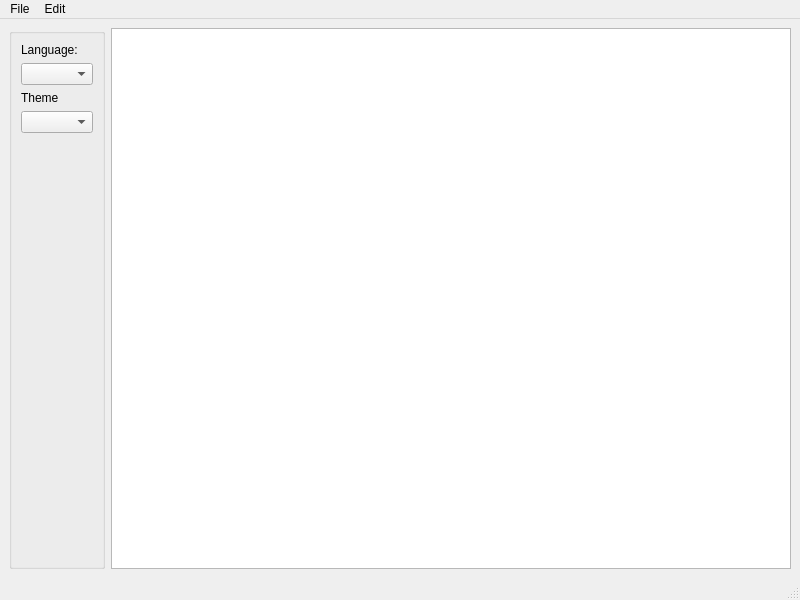
<?xml version="1.0" encoding="UTF-8"?>
<ui version="4.0">
 <class>MainWindow</class>
 <widget class="QMainWindow" name="MainWindow">
  <property name="geometry">
   <rect>
    <x>0</x>
    <y>0</y>
    <width>800</width>
    <height>600</height>
   </rect>
  </property>
  <property name="windowTitle">
   <string>MainWindow</string>
  </property>
  <widget class="QWidget" name="centralwidget">
   <layout class="QHBoxLayout" name="horizontalLayout">
    <item>
     <widget class="QGroupBox" name="groupBox">
      <property name="sizePolicy">
       <sizepolicy hsizetype="Maximum" vsizetype="Preferred">
        <horstretch>0</horstretch>
        <verstretch>0</verstretch>
       </sizepolicy>
      </property>
      <property name="minimumSize">
       <size>
        <width>0</width>
        <height>0</height>
       </size>
      </property>
      <property name="title">
       <string/>
      </property>
      <layout class="QFormLayout" name="formLayout">
       <item row="0" column="0">
        <widget class="QLabel" name="label">
         <property name="text">
          <string>Language:</string>
         </property>
        </widget>
       </item>
       <item row="1" column="0">
        <widget class="QComboBox" name="langComboBox">
         <property name="currentText">
          <string/>
         </property>
         <property name="currentIndex">
          <number>-1</number>
         </property>
        </widget>
       </item>
       <item row="2" column="0">
        <widget class="QLabel" name="label_2">
         <property name="text">
          <string>Theme</string>
         </property>
        </widget>
       </item>
       <item row="3" column="0">
        <widget class="QComboBox" name="themeComboBox"/>
       </item>
      </layout>
     </widget>
    </item>
    <item>
     <widget class="QPlainTextEdit" name="plainTextEdit"/>
    </item>
   </layout>
  </widget>
  <widget class="QStatusBar" name="statusBar"/>
  <widget class="QMenuBar" name="menubar">
   <property name="geometry">
    <rect>
     <x>0</x>
     <y>0</y>
     <width>800</width>
     <height>21</height>
    </rect>
   </property>
   <widget class="QMenu" name="menuFile">
    <property name="title">
     <string>File</string>
    </property>
    <widget class="QMenu" name="menuSave_as">
     <property name="title">
      <string>Save as...</string>
     </property>
     <addaction name="actionSaveAsTXT"/>
     <addaction name="actionSaveAsJSON"/>
    </widget>
    <addaction name="menuSave_as"/>
    <addaction name="actionOpenFile"/>
    <addaction name="actionExit"/>
   </widget>
   <widget class="QMenu" name="menuEdit">
    <property name="title">
     <string>Edit</string>
    </property>
    <addaction name="actionSearch"/>
    <addaction name="separator"/>
    <addaction name="actionUndo"/>
    <addaction name="actionRedo"/>
    <addaction name="separator"/>
    <addaction name="actionCopy"/>
    <addaction name="actionPaste"/>
    <addaction name="actionCut"/>
    <addaction name="actionClear"/>
   </widget>
   <addaction name="menuFile"/>
   <addaction name="menuEdit"/>
  </widget>
  <action name="actionOpenFile">
   <property name="text">
    <string>Open file</string>
   </property>
  </action>
  <action name="actionExit">
   <property name="text">
    <string>Exit</string>
   </property>
  </action>
  <action name="actionCopy">
   <property name="text">
    <string>Copy</string>
   </property>
  </action>
  <action name="actionPaste">
   <property name="text">
    <string>Paste</string>
   </property>
  </action>
  <action name="actionCut">
   <property name="text">
    <string>Cut</string>
   </property>
  </action>
  <action name="actionClear">
   <property name="text">
    <string>Clear</string>
   </property>
  </action>
  <action name="action">
   <property name="text">
    <string> </string>
   </property>
  </action>
  <action name="actionSaveAsTXT">
   <property name="text">
    <string>TXT</string>
   </property>
  </action>
  <action name="actionSaveAsJSON">
   <property name="text">
    <string>JSON</string>
   </property>
  </action>
  <action name="actionSaveAsLanguage">
   <property name="text">
    <string>Language</string>
   </property>
  </action>
  <action name="actionSearch">
   <property name="text">
    <string>Search</string>
   </property>
  </action>
  <action name="actionUndo">
   <property name="text">
    <string>Undo</string>
   </property>
  </action>
  <action name="actionRedo">
   <property name="text">
    <string>Redo</string>
   </property>
  </action>
 </widget>
 <resources/>
 <connections>
  <connection>
   <sender>actionCopy</sender>
   <signal>triggered()</signal>
   <receiver>plainTextEdit</receiver>
   <slot>copy()</slot>
   <hints>
    <hint type="sourcelabel">
     <x>-1</x>
     <y>-1</y>
    </hint>
    <hint type="destinationlabel">
     <x>450</x>
     <y>299</y>
    </hint>
   </hints>
  </connection>
  <connection>
   <sender>actionPaste</sender>
   <signal>triggered()</signal>
   <receiver>plainTextEdit</receiver>
   <slot>paste()</slot>
   <hints>
    <hint type="sourcelabel">
     <x>-1</x>
     <y>-1</y>
    </hint>
    <hint type="destinationlabel">
     <x>450</x>
     <y>299</y>
    </hint>
   </hints>
  </connection>
  <connection>
   <sender>actionCut</sender>
   <signal>triggered()</signal>
   <receiver>plainTextEdit</receiver>
   <slot>cut()</slot>
   <hints>
    <hint type="sourcelabel">
     <x>-1</x>
     <y>-1</y>
    </hint>
    <hint type="destinationlabel">
     <x>450</x>
     <y>299</y>
    </hint>
   </hints>
  </connection>
  <connection>
   <sender>actionClear</sender>
   <signal>triggered()</signal>
   <receiver>plainTextEdit</receiver>
   <slot>clear()</slot>
   <hints>
    <hint type="sourcelabel">
     <x>-1</x>
     <y>-1</y>
    </hint>
    <hint type="destinationlabel">
     <x>450</x>
     <y>299</y>
    </hint>
   </hints>
  </connection>
  <connection>
   <sender>actionUndo</sender>
   <signal>triggered()</signal>
   <receiver>plainTextEdit</receiver>
   <slot>undo()</slot>
   <hints>
    <hint type="sourcelabel">
     <x>-826</x>
     <y>35</y>
    </hint>
    <hint type="destinationlabel">
     <x>450</x>
     <y>299</y>
    </hint>
   </hints>
  </connection>
  <connection>
   <sender>actionRedo</sender>
   <signal>triggered()</signal>
   <receiver>plainTextEdit</receiver>
   <slot>redo()</slot>
   <hints>
    <hint type="sourcelabel">
     <x>207</x>
     <y>43</y>
    </hint>
    <hint type="destinationlabel">
     <x>450</x>
     <y>299</y>
    </hint>
   </hints>
  </connection>
 </connections>
</ui>
